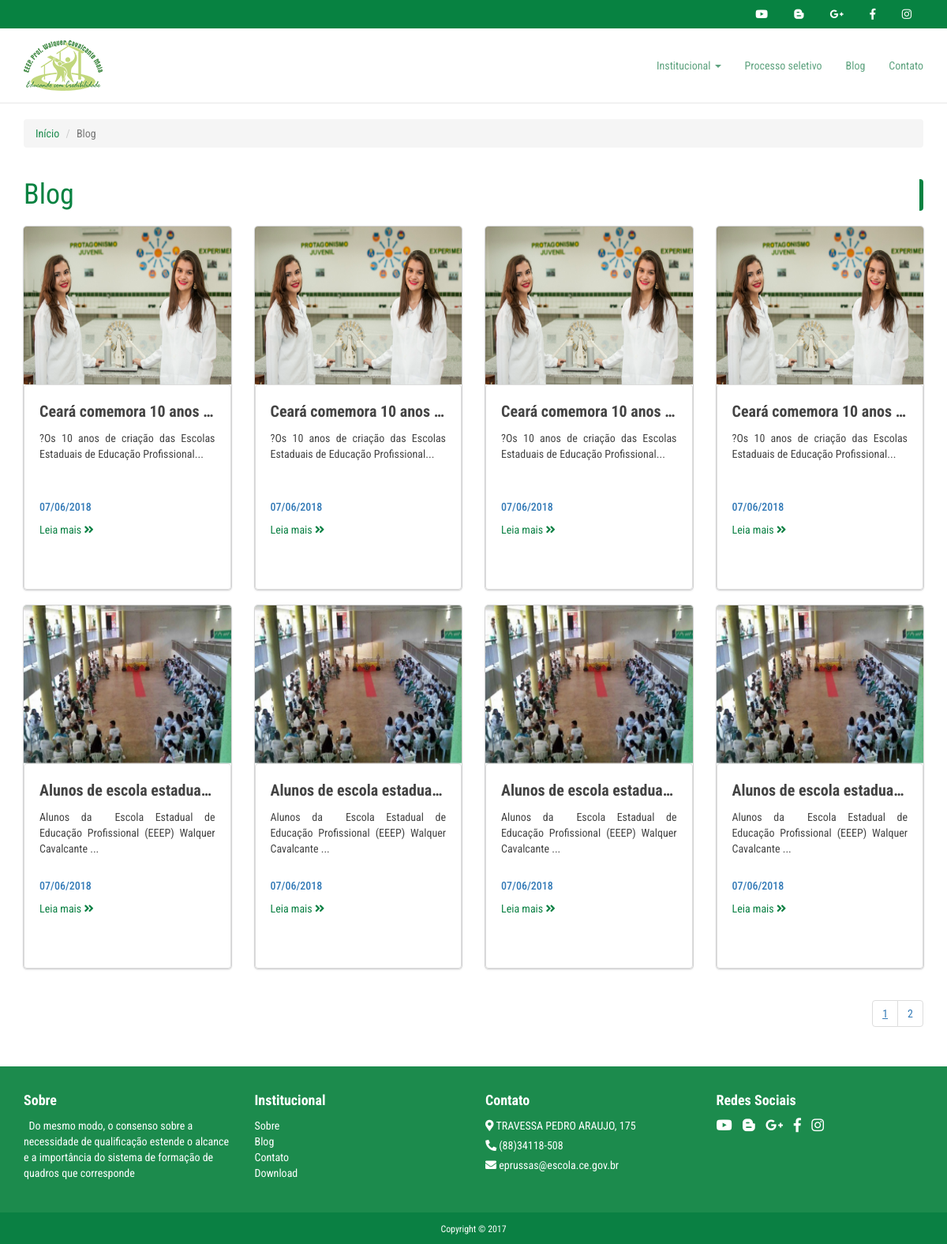
Screenshot of /blog.php with the database file from the repository.
### tables this page shows
CREATE TABLE `tb_redesociais` (
  `id` int(11) NOT NULL,
  `condicao` int(1) NOT NULL,
  `icone` varchar(100) NOT NULL,
  `link` varchar(200) NOT NULL,
  `nome` varchar(200) NOT NULL
);

CREATE TABLE `tb_logo` (
  `id` int(2) NOT NULL,
  `nome` varchar(100) NOT NULL
);

CREATE TABLE `tb_blog` (
  `id` int(11) NOT NULL,
  `titulo` varchar(100) NOT NULL,
  `imagem` varchar(100) NOT NULL,
  `horario` varchar(8) NOT NULL,
  `data` varchar(10) NOT NULL,
  `conteudo` varchar(4000) NOT NULL
);

CREATE TABLE `tb_sobre` (
  `id` int(1) NOT NULL,
  `descricao` varchar(4000) NOT NULL
);

CREATE TABLE `tb_localizacao` (
  `id` int(11) NOT NULL,
  `localizacao` varchar(200) NOT NULL,
  `condicao` int(1) NOT NULL
);

CREATE TABLE `tb_telefone` (
  `id` int(11) NOT NULL,
  `telefone` varchar(15) NOT NULL,
  `condicao` int(1) NOT NULL
);

CREATE TABLE `tb_email` (
  `id` int(11) NOT NULL,
  `email` varchar(120) NOT NULL,
  `condicao` int(1) NOT NULL
);

### blog.php (the view, shortened to what this page needs)
<?php
      include("templates/menu.php");
   ?>
<section class="breadcrumb-main">
   <div class="container">
      <div class="row">
         <div class="col-md-12">
            <ol class="breadcrumb">
               <li><a href="<?= URL;?>">Início</a></li>
               <li class="active">Blog</li>
            </ol>
         </div>
      </div>
   </div>
</section>
<section class="blog">
   <div class="container">
      <div class="row">
         <div class="col-md-12 title">
            <h1 class="text-left">Blog</h1>
         </div>
      </div>
      <div class="row">
         <?php
            $pagina=(!isset($_GET['pagina']))?1:$_GET['pagina'];
            $sqlExec=$conexao->prepare("SELECT id, titulo FROM tb_blog");
            $sqlExec->execute();
            $result=$sqlExec->fetchAll();
            $exibir=8;
            $total=ceil((count($result)/$exibir));
            $inicioExibir=($exibir*$pagina)-$exibir;
            $consulta=$conexao->prepare("SELECT id, titulo,conteudo,data,imagem FROM tb_blog ORDER BY id DESC LIMIT $inicioExibir, $exibir ");
            $consulta->execute();
                          while ($dado_blog = $consulta->fetch(PDO::FETCH_ASSOC)) { ?>
         <div class="col-md-3">
            <div class="card">
               <img class="card-img" height="200" width="120" src="<?php echo 'assets/img/noticias/'.$dado_blog['imagem'] ?>" alt="Blog">
               <a href="noticias.php?&id=<?php echo $dado_blog['id']; ?>" class="thumbnail">
                  <div class="card-body" style="height: 250px;">
                     <div class="card-title">
                        <p><?php echo $dado_blog['titulo'] ?></p>
                     </div>
                     <div class="card-text text-justify">
                        <?php
                     echo substr($dado_blog['conteudo'], 0, 100); ?>...
                        <h5><?php echo $dado_blog['data'] ?></h5>
                     </div>
                     <p class="card-link">Leia mais <i class="fa fa-angle-double-right" aria-hidden="true"></i></p>
                  </div>
               </a>
            </div>
         </div>
         <?php
            }
            ?>
        <div class="col-md-12">
          <nav aria-label="Page navigation">
            <ul class="pagination pull-right">
               <li>
                  <a href="?pagina=<?php echo $pagina;?>">
                  <u>
                  <?php echo $pagina ;?>
                  </u>
                  </a>
               </li>
               <?php if ($pagina+1==$total+1) {}else{ ?>
                  <li>
                  <a href="?pagina=<?php if($pagina==$total){echo $pagina;}else{echo $pagina+1;}?>" aria-label="Next">
                  <?php echo $pagina+1 ;?>
                  </a>
               </li>
               <?php } ?>
            </ul>
         </nav>
         </div>
      </div>
   </div>
</section>
<?php
   include("templates/footer.php");
   ?>

### templates/header.php (shortened to what this page needs)
<!doctype html>
<html class="no-js" lang="pt-BR">
	<head>
		<link rel="stylesheet" href="https://use.fontawesome.com/releases/v5.0.2/css/all.css">
		<link rel="stylesheet" type="text/css" href="../assets/css/vendor/bootstrap.min.css">
		<link rel="stylesheet" type="text/css" href="../assets/css/vanillaCalendar.css">
		<link rel="stylesheet" href="../assets/css/vendor/slick/slick.css">
		<link rel="stylesheet" href="../assets/css/vendor/slick/slick-theme.css">
		<link rel="stylesheet" href="../assets/css/vendor/magnific-popup.css">
		<link rel="stylesheet" href="../assets/css/vendor/yamm.css">
		<link rel="stylesheet" type="text/css" href="../assets/css/main.css">
	</head>

### templates/menu.php (shortened to what this page needs)
<?php
    include("header.php");
    include("conexao.php");
?>
<body>
	<header class="header">
		<section class="menu-container">
			<div class="midias">
				<div class="container">
					<div class="text-right social">
						<ul>
						<?php
	            		$consulta=$conexao -> query("SELECT * FROM tb_redesociais ORDER BY id ASC");
						$consulta->execute();
						while ($dados=$consulta->fetch(PDO::FETCH_OBJ)) {
								if($dados->condicao==1) {
								 $teste = substr($dados->link, 0,8);
									if ($teste != 'https://') {
									$dados->link = 'https://'.$dados->link;
									}
	            		?>
							<a href="<?php echo $dados->link?>" target="_blank">
								<i class="<?php echo $dados->icone?>"></i>
							</a>
					<?php
							}
	            		}
	            	?>
	            		</ul>
					</div>
				</div>
			</div>
			<div class="navbar yamm navbar-default navbar-fixed-top menu">
				<div class="container">
					<div class="navbar-header">
						<?php
							$select = $conexao->prepare("SELECT * FROM tb_logo");
							$select->execute();
							$dados = $select->fetch(PDO::FETCH_ASSOC);
						 ?>
						<a class="navbar-brand" href="<?= URL;?>">
                        	<img alt="EEEP" src="<?php echo $dados['nome']?>">
                     	</a>
					</div>
					<div id="navbar-collapse-1" class="navbar-collapse collapse">
						<ul class="nav navbar-nav navbar-right">
							<li class="dropdown link-menu">
								<a href="#" data-toggle="dropdown" class="dropdown-toggle">Institucional
									<b class="caret"></b>
								</a>
							</li>
	                        <li class="link-menu"><a href="<?= URL.'processo-seletivo.php';?>">Processo seletivo</a></li>
	                        <li class="link-menu"><a href="<?= URL.'blog.php';?>">Blog</a></li>
	                        <li class="link-menu"><a href="<?= URL.'contato.php';?>">Contato</a></li>
						</ul>
					</div>
				</div>
			</div>
		</section>
	</header>

### templates/footer.php (shortened to what this page needs)
<footer>
   <div class="col-md-12 infor">
      <div class="container">
         <div class="row">
            <div class="col-xs-7 col-sm-3 col-md-3">
               <p class="font-weight-bold title-footer">Sobre</p>
                <div class="text-footer ">
               <?php
                    $consulta=$conexao -> query("SELECT * FROM tb_sobre WHERE id ");
                    $consulta->execute();
                    $dados=$consulta->fetch(PDO::FETCH_ASSOC);
                  ?>
                    <p class="text-footer text-justify">
                      <?php echo substr($dados['descricao'], 0, 195);?></p>
                  </div>
            </div>
            <div class="col-xs-5 col-sm-3 col-md-3">
               <p class="font-weight-bold title-footer">Institucional</p>
               <ul class="text-footer menu-footer">
                  <li><a href="<?= URL.'sobre.php';?>">Sobre</a></li>
                  <li><a href="<?= URL.'blog.php';?>">Blog</a></li>
                  <li><a href="<?= URL.'contato.php';?>">Contato</a></li>
                  <li><a href="<?= URL.'downloads.php';?>">Download</a></li>
               </ul>
            </div>
            <div class="col-xs-7 col-sm-3 col-md-3">
               <p class="font-weight-bold title-footer">Contato</p>
               <div class="text-footer">
                  <p><i class="fas fa-map-marker-alt"></i> <?php
                    $consulta=$conexao -> query("SELECT * FROM tb_localizacao WHERE id ");
                    $consulta->execute();
                     $dados=$consulta->fetchAll();
                     echo $dados[0][1];
                  ?>
                  </p>
                  <p><i class="fas fa-phone fa-rotate-90"></i>
                  <?php
                    $consulta=$conexao -> query("SELECT * FROM tb_telefone WHERE id ");
                    $consulta->execute();
                     $dados=$consulta->fetchAll();
                     echo $dados[0][1];
                  ?>
                  </p>
                  <p><i class="fas fa-envelope"></i>
                  <?php
                    $consulta=$conexao -> query("SELECT * FROM tb_email WHERE id ");
                    $consulta->execute();
                     $dados=$consulta->fetchAll();
                     echo $dados[0][1];
                  ?>
               </p>
               </div>
            </div>
            <div class="col-xs-5 col-sm-3 col-md-3">
               <p class="font-weight-bold title-footer">Redes Sociais</p>
               <div class="redes text-footer">
                  <?php
                     $consulta=$conexao -> query("SELECT * FROM tb_redesociais ORDER BY id ASC");
                     $consulta->execute();
                     while ($dados=$consulta->fetch(PDO::FETCH_OBJ)) {
                             if($dados->condicao==1) {
                                $teste = substr($dados->link, 0,8);
                              if ($teste != 'https://') {
                              $dados->link = 'https://'.$dados->link;
                              }
                     ?>
                  <a href="<?php echo $dados->link?>" target="_blank">
                  <i class="<?php echo $dados->icone?>"></i>
                  </a>
                  <?php
                     }
                     }
                     ?>
               </div>
            </div>
         </div>
      </div>
   </div>
   <div class="rodape text-center col-md-12">
      <small class="offset-md-2">Copyright &copy; 2017</small>
   </div>
</footer>
</body>
</html>

### assets/css/vanillaCalendar.css (style rules this page uses)
:root { --vcal-bg-color: #fff; --vcal-border-radius: 0; --vcal-border-color: #e7e9ed; --vcal-today-bg-color: #10989E; --vcal-today-color: #fff; --vcal-selected-bg-color: #E7E9ED; --vcal-selected-color: #333; }

### assets/css/main.css (style rules this page uses)
body { background-color: #fff; font-family: 'Roboto Condensed', sans-serif; margin: 0px; }
.link-menu a { color: #5da27e!important; }
a, a:link, a:hover, a:active, a:visited { text-decoration: none; transition: all 0.3s; }
.midias { background-color: #078241; padding: 8px 0 8px 0px; width: 100%; }
.midias .social { padding: 0; }
.midias .social ul { margin-bottom: 0; }
.midias .social ul a { padding-left: 15px; padding-right: 15px; color: #fff; }
.menu { background-color: #fff; margin-bottom: 0; position: relative; }
.menu .navbar-brand { height: 94px; }
.menu ul { padding-top: 22px; padding-bottom: 22px; }
.card { border: none; border-radius: 4px; box-shadow: 0 1px 3px 0 #d4d4d5, 0 0 0 1px #d4d4d5; margin-bottom: 20px; }
.card .card-img { width: 100%; border-top-right-radius: 4px; border-top-left-radius: 4px; }
.card .card-body { padding: 15px; }
.card .card-title p { font-size: 20px; font-weight: bold; text-decoration: none; color: #444; white-space: nowrap; overflow: hidden; text-overflow: ellipsis; }
.card .card-text p { color: #444; height: 80px; overflow: hidden; }
.card .card-link, .card .card-link i { color: #0A8043; text-decoration: none; margin-bottom: 0; }
.title h1 { font-weight: 400; margin-bottom: 20px; color: #078241; border-right:5px solid #078241; border-radius: 4px; }
.breadcrumb-main { margin-top: 20px; }
.breadcrumb-main li a { color: #1C8B4D; }
.blog, .projetos { margin-bottom: 30px; }
footer .title-footer { color: #fff; font-size: 18px; font-weight: bold; }
footer .menu-footer { list-style: none; padding: 0; }
footer .text-footer, footer .text-footer p, footer .text-footer p i { color: #fff; font-size: 14px; }
footer .infor { text-align: center; padding: 30px 0 30px 0; color: #fff; background-color: #1C8B4D; }
footer .infor div { text-align: left; }
footer .infor .text-footer a,footer .infor .text-footer a i { color: #fff; text-decoration: none; }
footer .infor .text-footer a i { font-size: 18px; margin-right: 10px; margin-left: 0; }
footer .infor .text-footer p { margin-bottom: 5px; }
.redes i { margin-left: 10px; }
footer .rodape { padding: 10px 0 10px 0; background-color: #0A8043; }
footer .rodape small { color: #fff; }

### rows the page displays
tb_logo: nome (picture)
tb_blog: imagem (picture), titulo "Ceará comemora 10 anos…", conteudo "?Os 10 anos de criação das Escolas Estaduais de Educação Profissional", data "07/06/2018"
tb_blog: imagem (picture), titulo "Ceará comemora 10 anos…", conteudo "?Os 10 anos de criação das Escolas Estaduais de Educação Profissional", data "07/06/2018"
tb_blog: imagem (picture), titulo "Ceará comemora 10 anos…", conteudo "?Os 10 anos de criação das Escolas Estaduais de Educação Profissional", data "07/06/2018"
tb_blog: imagem (picture), titulo "Ceará comemora 10 anos…", conteudo "?Os 10 anos de criação das Escolas Estaduais de Educação Profissional", data "07/06/2018"
tb_blog: imagem (picture), titulo "Alunos de escola estadual…", conteudo "Alunos da Escola Estadual de Educação Profissional (EEEP) Walquer Cavalcante", data "07/06/2018"
tb_blog: imagem (picture), titulo "Alunos de escola estadual…", conteudo "Alunos da Escola Estadual de Educação Profissional (EEEP) Walquer Cavalcante", data "07/06/2018"
tb_blog: imagem (picture), titulo "Alunos de escola estadual…", conteudo "Alunos da Escola Estadual de Educação Profissional (EEEP) Walquer Cavalcante", data "07/06/2018"
tb_blog: imagem (picture), titulo "Alunos de escola estadual…", conteudo "Alunos da Escola Estadual de Educação Profissional (EEEP) Walquer Cavalcante", data "07/06/2018"
tb_sobre: descricao "Do mesmo modo, o consenso sobre a necessidade de qualificação estende o alcance e a importância do sistema de formação de quadros que corresponde"
tb_localizacao: localizacao "TRAVESSA PEDRO ARAUJO, 175"
tb_telefone: telefone "(88)34118-508"
tb_email: email "eprussas@escola.ce.gov.br"

### other values shown
$pagina "1"
$pagina+1 "2"
